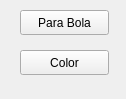
<?xml version="1.0" encoding="UTF-8"?>
<ui version="4.0">
 <class>WidgetBola</class>
 <widget class="QWidget" name="WidgetBola">
  <property name="geometry">
   <rect>
    <x>0</x>
    <y>0</y>
    <width>126</width>
    <height>99</height>
   </rect>
  </property>
  <property name="windowTitle">
   <string>Form</string>
  </property>
  <widget class="QPushButton" name="botonColor">
   <property name="geometry">
    <rect>
     <x>20</x>
     <y>50</y>
     <width>89</width>
     <height>25</height>
    </rect>
   </property>
   <property name="text">
    <string>Color</string>
   </property>
  </widget>
  <widget class="QPushButton" name="botonParar">
   <property name="geometry">
    <rect>
     <x>20</x>
     <y>10</y>
     <width>89</width>
     <height>25</height>
    </rect>
   </property>
   <property name="text">
    <string>Para Bola</string>
   </property>
  </widget>
 </widget>
 <resources/>
 <connections/>
</ui>
